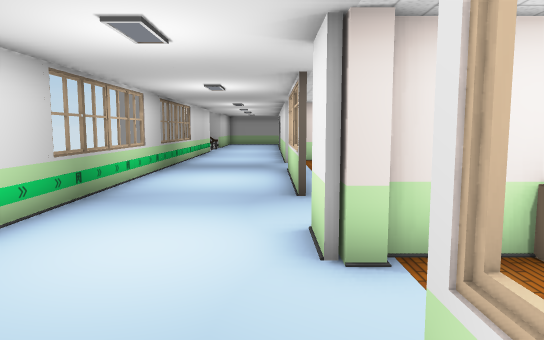
view 1 (above)

13 first-person views from a walk through a Unity game level. The camera is 1.3 m above the floor, tilts 6° down and sees 70° across. Doors are open. The floor is counted in squares, 1 m on a side. Each view is taken from the middle of a square. On the plan, view 1 faces up. The plan holds only what a view shows up to about 16 squares ahead; the rest is blank. The place goes on beyond the plan. The player is left out. Some animated figures are not drawn.

view 2
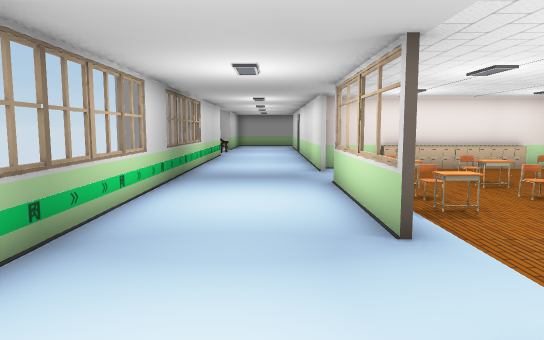

view 3
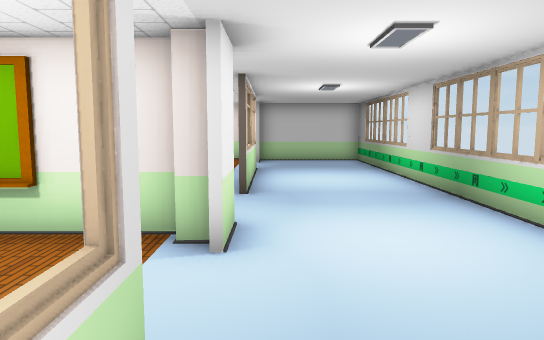

view 4
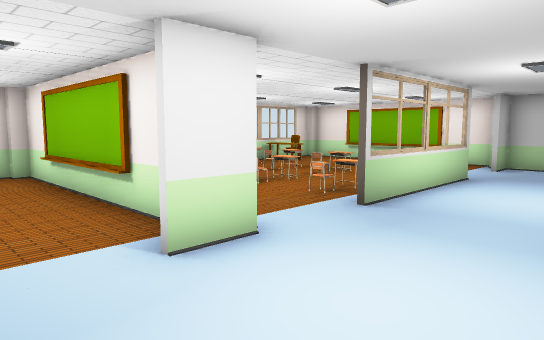

view 5
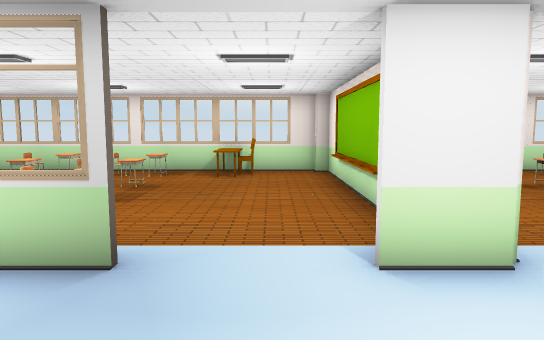

view 6
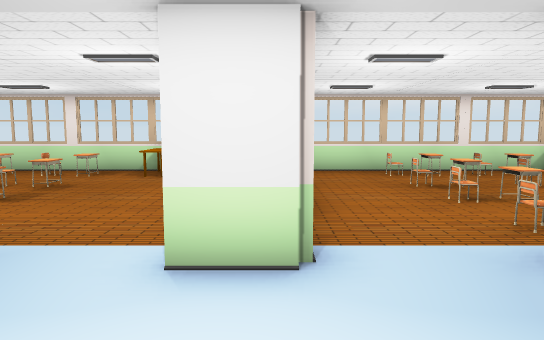

view 7
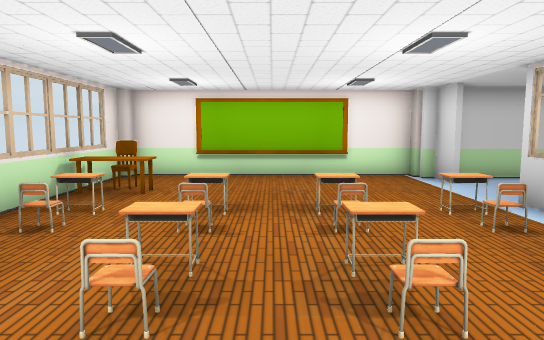

view 8
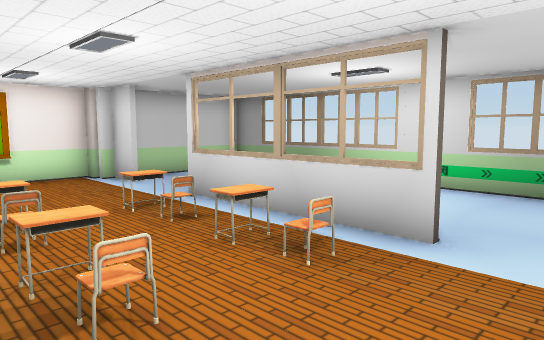

view 9
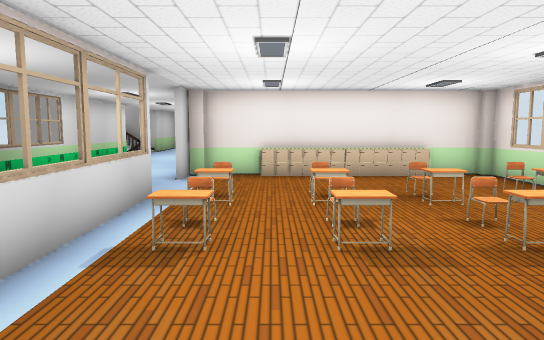

view 10
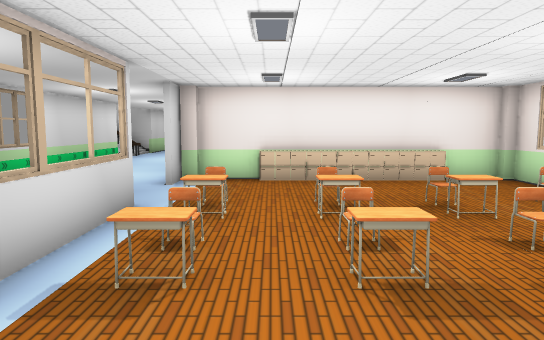

view 11
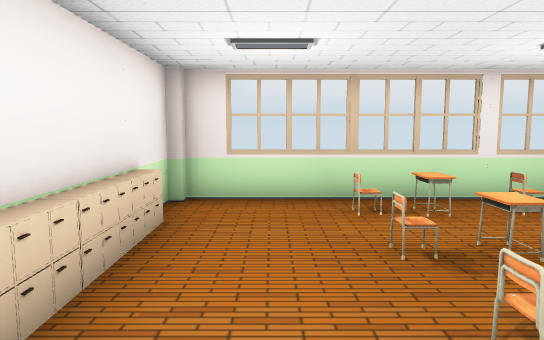

view 12
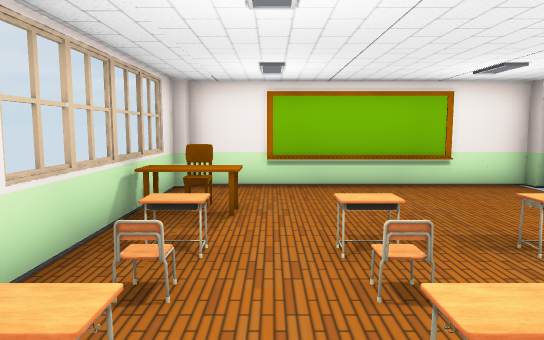

view 13
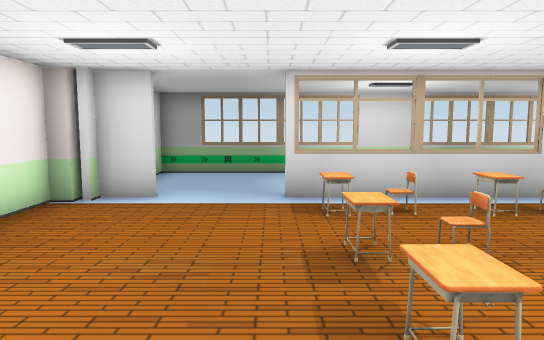

### Floor plan
Key: @ floor where view 1 was taken; # wall or solid block; x gap in a wall; . floor; D open door; = window, fence, low wall or low ledge; O other object.
Columns run from 4 left of view 1 to 9 right of it. Each row starts with its distance up from view 1.
 18 #....#
 17 #....#
 16 =....#########
 15 #....D.......#
 14 =...DD.......=
 13 #...DD#.#.#.##
 12 #....=#.#.#.##
 11 #....=.......#
 10 =....##.....##
  9 #....=#.#.#.##
  8 =....#.......#
  7 #...DD......##
  6 #...DD.......#
  5 #....D.......#
  4 #....#########
  3 =...DD.......#
  2 =...DD.......#
  1 #....##.....##
  0 #...@=..x.x.##
 -1 #....##.x.x.#
 -2 #....=O.x.x.##
 -3 =....=#.#.#.##
 -4 #...DD.......=
 -5 =...DD......##
 -6 #...DD......##
 -7 ######.......#
 -8      #########

Positions as (right, up) in squares from view 1, and headings:
1: (0, 0), facing up
2: (-1, 3), facing up
3: (0, 9), facing down
4: (-3, 7), facing down-right
5: (-3, 6), facing right
6: (-3, 4), facing right
7: (5, 3), facing down
8: (5, 3), facing down-left
9: (3, 5), facing up
10: (3, 6), facing up
11: (2, 2), facing right
12: (7, 1), facing down
13: (8, -4), facing left
